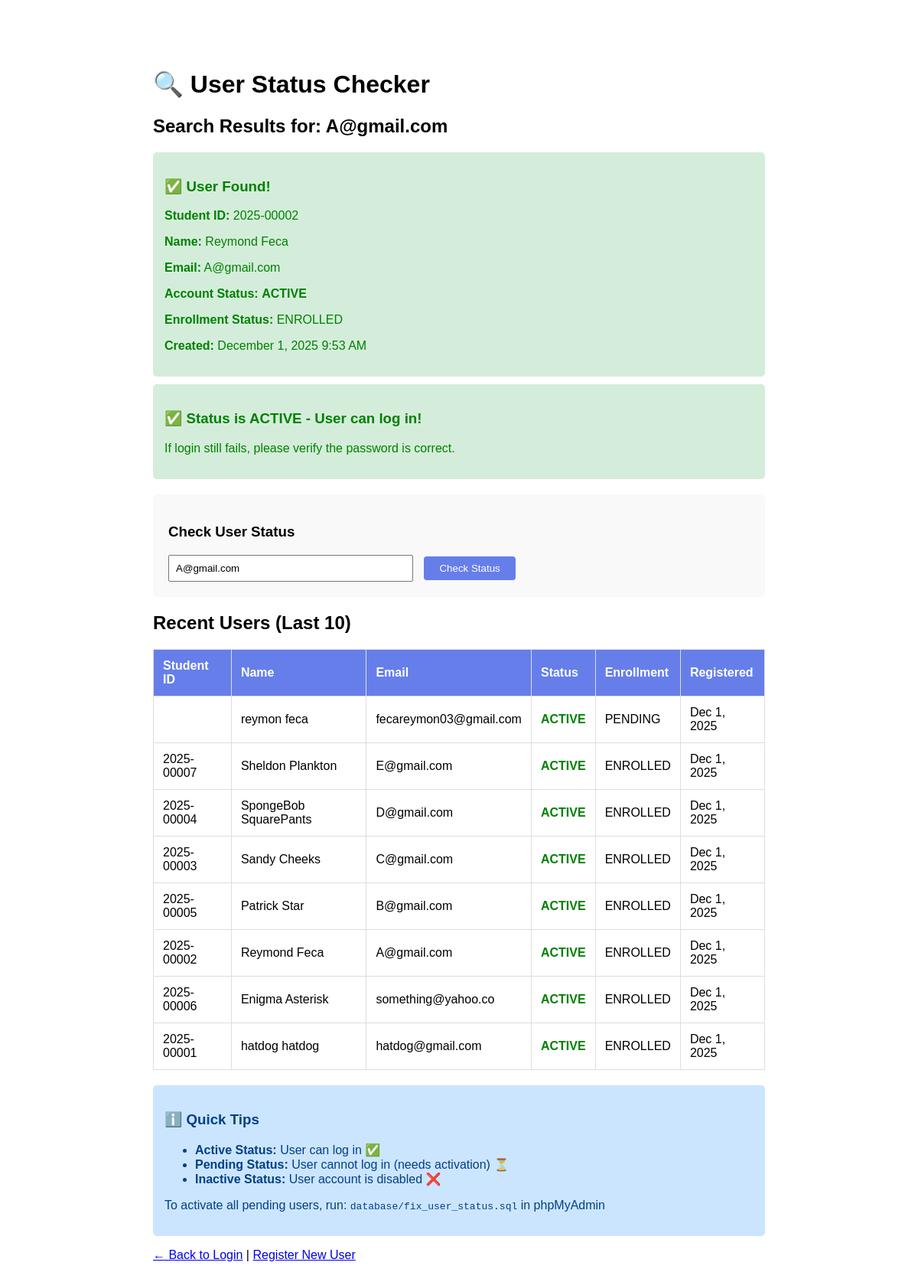
/check_user.php?email=A@gmail.com, run on the app's committed database.
### tables this page shows
CREATE TABLE `users` (
  `id` int(11) NOT NULL,
  `student_id` varchar(20) DEFAULT NULL,
  `first_name` varchar(50) NOT NULL,
  `last_name` varchar(50) NOT NULL,
  `email` varchar(100) NOT NULL,
  `password` varchar(255) NOT NULL,
  `phone` varchar(20) DEFAULT NULL,
  `date_of_birth` date DEFAULT NULL,
  `address` text DEFAULT NULL,
  `role` enum('student','admin') DEFAULT 'student',
  `status` enum('active','inactive','pending') DEFAULT 'pending',
  `enrollment_status` enum('enrolled','pending') DEFAULT 'pending',
  `created_at` timestamp NOT NULL DEFAULT current_timestamp(),
  `updated_at` timestamp NOT NULL DEFAULT current_timestamp() ON UPDATE current_timestamp(),
  `activation_token` varchar(64) DEFAULT NULL,
  `token_expiry` datetime DEFAULT NULL,
  `is_imported` tinyint(1) DEFAULT 0,
  `imported_at` datetime DEFAULT NULL,
  `activated_at` datetime DEFAULT NULL,
  `lrn` varchar(20) DEFAULT NULL COMMENT 'Learner Reference Number',
  `occ_examinee_number` varchar(50) DEFAULT NULL COMMENT 'OCC Examinee Number',
  `middle_name` varchar(50) DEFAULT NULL,
  `sex_at_birth` enum('Male','Female') DEFAULT NULL,
  `age` int(11) DEFAULT NULL,
  `civil_status` enum('Single','Married','Widowed','Separated','Divorced') DEFAULT NULL,
  `spouse_name` varchar(100) DEFAULT NULL COMMENT 'Name of Spouse (if married)',
  `contact_number` varchar(20) DEFAULT NULL,
  `father_name` varchar(100) DEFAULT NULL,
  `father_occupation` varchar(100) DEFAULT NULL,
  `father_education` varchar(100) DEFAULT NULL COMMENT 'Father''s Highest Educational Attainment',
  `mother_maiden_name` varchar(100) DEFAULT NULL,
  `mother_occupation` varchar(100) DEFAULT NULL,
  `mother_education` varchar(100) DEFAULT NULL COMMENT 'Mother''s Highest Educational Attainment',
  `number_of_brothers` int(11) DEFAULT 0,
  `number_of_sisters` int(11) DEFAULT 0,
  `combined_family_income` varchar(50) DEFAULT NULL,
  `guardian_name` varchar(100) DEFAULT NULL COMMENT 'Name of Guardian (If Applicable)',
  `school_last_attended` varchar(150) DEFAULT NULL,
  `school_address` text DEFAULT NULL COMMENT 'Address of School Last Attended',
  `is_pwd` tinyint(1) DEFAULT 0 COMMENT 'Person with Disability',
  `hearing_disability` tinyint(1) DEFAULT 0,
  `physical_disability` tinyint(1) DEFAULT 0,
  `mental_disability` tinyint(1) DEFAULT 0,
  `intellectual_disability` tinyint(1) DEFAULT 0,
  `psychosocial_disability` tinyint(1) DEFAULT 0,
  `chronic_illness_disability` tinyint(1) DEFAULT 0,
  `learning_disability` tinyint(1) DEFAULT 0,
  `shs_track` varchar(100) DEFAULT NULL COMMENT 'Senior High School Track',
  `shs_strand` varchar(100) DEFAULT NULL COMMENT 'Senior High School Strand',
  `is_working_student` tinyint(1) DEFAULT 0,
  `employer` varchar(150) DEFAULT NULL,
  `work_position` varchar(100) DEFAULT NULL,
  `working_hours` varchar(50) DEFAULT NULL,
  `municipality_city` varchar(100) DEFAULT NULL,
  `permanent_address` text DEFAULT NULL COMMENT 'Permanent Address No. (Bldg Number, Lot No. Street)',
  `barangay` varchar(100) DEFAULT NULL,
  `preferred_program` varchar(150) DEFAULT NULL COMMENT 'Preferred degree/program course'
);

### check_user.php (the view, shortened to what this page needs)
<!DOCTYPE html>
<html>
<head>
</head>
<body>
    <h1>🔍 User Status Checker</h1>
    <?php
    $db = new Database();
    $conn = $db->getConnection();
    if (isset($_GET['email']) && !empty($_GET['email'])) {
        $email = $_GET['email'];
        $stmt = $conn->prepare('SELECT id, student_id, first_name, last_name, email, status, enrollment_status, created_at FROM users WHERE email = :email');
        $stmt->bindParam(':email', $email);
        $stmt->execute();
        $user = $stmt->fetch(PDO::FETCH_ASSOC);
        echo "<h2>Search Results for: " . htmlspecialchars($email) . "</h2>";
        if ($user) {
            $status_class = 'status-' . $user['status'];
            echo "<div class='success'>";
            echo "<h3>✅ User Found!</h3>";
            echo "<p><strong>Student ID:</strong> {$user['student_id']}</p>";
            echo "<p><strong>Name:</strong> {$user['first_name']} {$user['last_name']}</p>";
            echo "<p><strong>Email:</strong> {$user['email']}</p>";
            echo "<p><strong>Account Status:</strong> <span class='$status_class'>" . strtoupper($user['status']) . "</span></p>";
            echo "<p><strong>Enrollment Status:</strong> " . strtoupper($user['enrollment_status']) . "</p>";
            echo "<p><strong>Created:</strong> " . date('F j, Y g:i A', strtotime($user['created_at'])) . "</p>";
            echo "</div>";
            if ($user['status'] !== 'active') {
                echo "<div class='error'>";
                echo "<h3>⚠️ Login Issue Detected</h3>";
                echo "<p>This user's status is '<strong>{$user['status']}</strong>' but needs to be '<strong>active</strong>' to log in.</p>";
                echo "<p><strong>Solution:</strong> Run the SQL script at <code>database/fix_user_status.sql</code> in phpMyAdmin to activate all users.</p>";
                echo "</div>";
            } else {
                echo "<div class='success'>";
                echo "<h3>✅ Status is ACTIVE - User can log in!</h3>";
                echo "<p>If login still fails, please verify the password is correct.</p>";
                echo "</div>";
            }
        } else {
            echo "<div class='error'>";
            echo "<h3>❌ User Not Found</h3>";
            echo "<p>No user exists with email: <strong>" . htmlspecialchars($email) . "</strong></p>";
            echo "<p><strong>Solution:</strong> This user needs to register first at <a href='public/register.php'>public/register.php</a></p>";
            echo "</div>";
        }
    }
    ?>
    <form method="GET">
        <h3>Check User Status</h3>
        <input type="email" name="email" placeholder="Enter email address" required value="<?php echo isset($_GET['email']) ? htmlspecialchars($_GET['email']) : ''; ?>">
        <button type="submit">Check Status</button>
    </form>
    <h2>Recent Users (Last 10)</h2>
    <table>
        <thead>
            <tr>
                <th>Student ID</th>
                <th>Name</th>
                <th>Email</th>
                <th>Status</th>
                <th>Enrollment</th>
                <th>Registered</th>
            </tr>
        </thead>
        <tbody>
            <?php
            $stmt = $conn->query('SELECT id, student_id, first_name, last_name, email, status, enrollment_status, created_at FROM users ORDER BY created_at DESC LIMIT 10');
            $users = $stmt->fetchAll(PDO::FETCH_ASSOC);
            if (empty($users)) {
                echo "<tr><td colspan='6' style='text-align:center;'>No users found. Register the first user!</td></tr>";
            } else {
                foreach ($users as $u) {
                    $status_class = 'status-' . $u['status'];
                    echo "<tr>";
                    echo "<td>{$u['student_id']}</td>";
                    echo "<td>{$u['first_name']} {$u['last_name']}</td>";
                    echo "<td>{$u['email']}</td>";
                    echo "<td class='$status_class'>" . strtoupper($u['status']) . "</td>";
                    echo "<td>" . strtoupper($u['enrollment_status']) . "</td>";
                    echo "<td>" . date('M j, Y', strtotime($u['created_at'])) . "</td>";
                    echo "</tr>";
                }
            }
            ?>
        </tbody>
    </table>
    <div class="info">
        <h3>ℹ️ Quick Tips</h3>
        <ul>
            <li><strong>Active Status:</strong> User can log in ✅</li>
            <li><strong>Pending Status:</strong> User cannot log in (needs activation) ⏳</li>
            <li><strong>Inactive Status:</strong> User account is disabled ❌</li>
        </ul>
        <p>To activate all pending users, run: <code>database/fix_user_status.sql</code> in phpMyAdmin</p>
    </div>
    <p><a href="public/login.php">← Back to Login</a> | <a href="public/register.php">Register New User</a></p>
</body>
</html>

### check_user.php (style rules this page uses)
body { font-family: Arial, sans-serif; max-width: 800px; margin: 50px auto; padding: 20px; }
.success { color: green; background: #d4edda; padding: 15px; border-radius: 5px; margin: 10px 0; }
.info { color: #004085; background: #cce5ff; padding: 15px; border-radius: 5px; margin: 10px 0; }
table { width: 100%; border-collapse: collapse; margin: 20px 0; }
th, td { border: 1px solid #ddd; padding: 12px; text-align: left; }
th { background-color: #667eea; color: white; }
.status-active { color: green; font-weight: bold; }
form { margin: 20px 0; padding: 20px; background: #f9f9f9; border-radius: 5px; }
input[type="email"] { padding: 8px; width: 300px; margin-right: 10px; }
button { padding: 8px 20px; background: #667eea; color: white; border: none; border-radius: 4px; cursor: pointer; }

### data on the page
users: student "2025-00002", first_name "Reymond", last_name "Feca", email "A@gmail.com", status "ACTIVE", enrollment_status "ENROLLED", created_at "December 1, 2025 9:53 AM", created_at "Dec 1, 2025"
users: first_name "reymon", last_name "feca", email "fecareymon03@gmail.com", status "ACTIVE", enrollment_status "PENDING", created_at "Dec 1, 2025"
users: student "2025-00007", first_name "Sheldon", last_name "Plankton", email "E@gmail.com", status "ACTIVE", enrollment_status "ENROLLED", created_at "Dec 1, 2025"
users: student "2025-00004", first_name "SpongeBob", last_name "SquarePants", email "D@gmail.com", status "ACTIVE", enrollment_status "ENROLLED", created_at "Dec 1, 2025"
users: student "2025-00003", first_name "Sandy", last_name "Cheeks", email "C@gmail.com", status "ACTIVE", enrollment_status "ENROLLED", created_at "Dec 1, 2025"
users: student "2025-00005", first_name "Patrick", last_name "Star", email "B@gmail.com", status "ACTIVE", enrollment_status "ENROLLED", created_at "Dec 1, 2025"
users: student "2025-00006", first_name "Enigma", last_name "Asterisk", email "something@yahoo.co", status "ACTIVE", enrollment_status "ENROLLED", created_at "Dec 1, 2025"
users: student "2025-00001", first_name "hatdog", last_name "hatdog", email "hatdog@gmail.com", status "ACTIVE", enrollment_status "ENROLLED", created_at "Dec 1, 2025"

### other printed values
$email "A@gmail.com"
